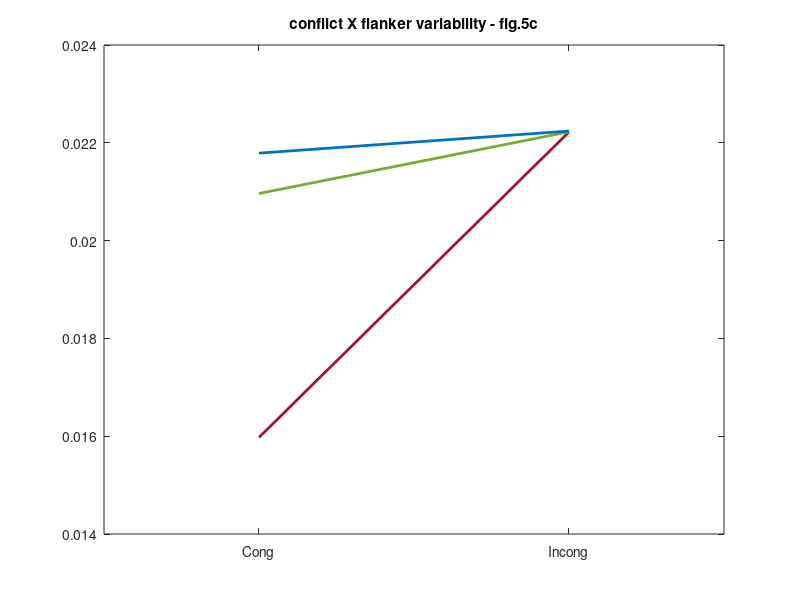

Reproduce this figure in MATLAB.
clear 
clc
fspace = -90:90;
Xii    = [45];   
Xjmat  = [45 -45]; 
Xsmat  = [10 20 30]; 

for s = 1:length(Xsmat)
    for c = 1:2
        sigmat = 10-(normpdf(fspace,Xjmat(c),Xsmat(s))*length(fspace));
        P = normpdf(Xii,fspace,sigmat);
        R(c,s) = P*fspace';
    end
end

f = figure;
set(f,'Units','inches','position',[0,0,3,3])
h = plot(1./R,'linewidth',2)
set(h(1),'Color',[0.6350    0.0780    0.1840]);
set(h(2),'Color',[0.4660    0.6740    0.1880]);
set(h(3),'Color',[    0    0.4470    0.7410]);
xticks([1 2])
xticklabels({'Cong','Incong'})
xlim([0.5 2.5])
title('conflict X flanker variability - fig.5c')
